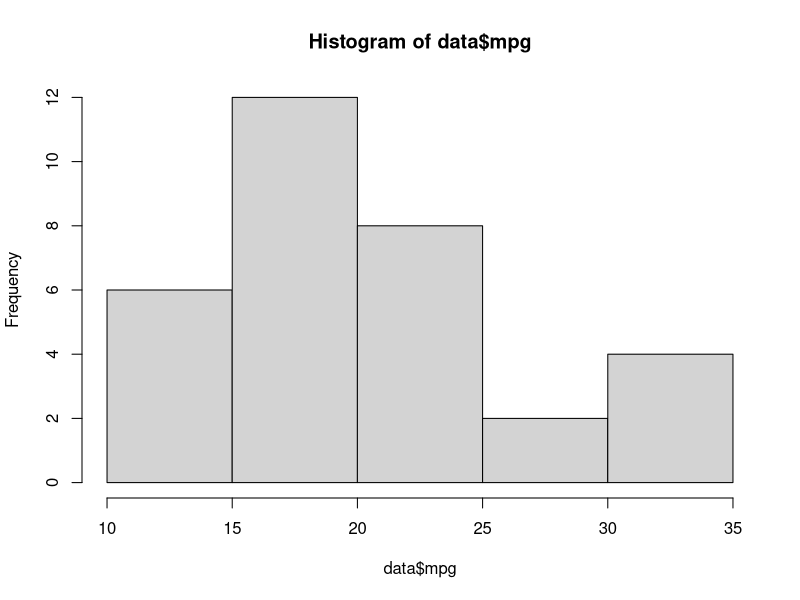
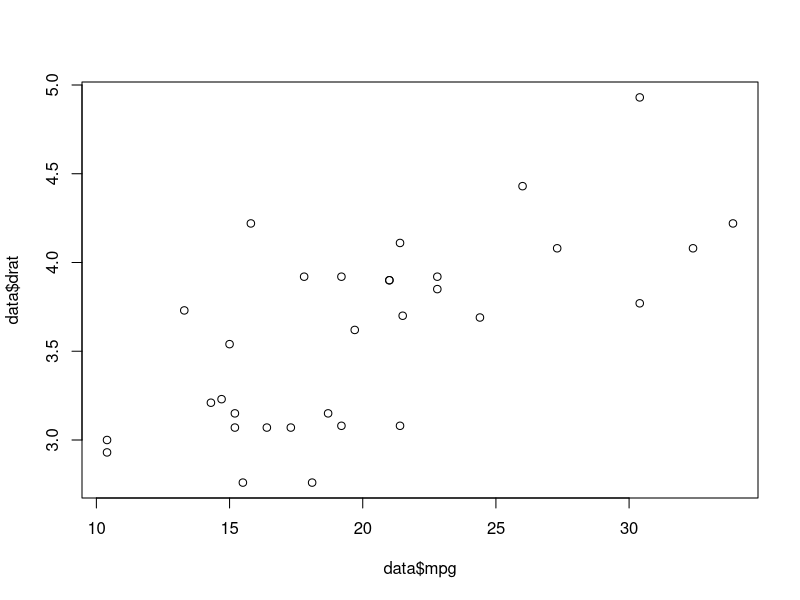

These figures' R source, in order: (Note: this script raises an error after producing the figures.)

#-----------------------------------------------------------------------------
#- Datacamp: Cleanig data in R
#-----------------------------------------------------------------------------

#-----------------------------------------------------------------------------
#- inspect data
#-----------------------------------------------------------------------------

data <- mtcars

head(data, n = 8)

tail(data, n =  2)

class(data$mpg)

library(dplyr)

data <- mutate_each(data, funs(as.numeric), mpg:disp)

print(data)

str(data)

dim(data)

colnames(data)

dplyr::glimpse(data)

summary(data)

hist(data$mpg)

plot(data$mpg, data$drat)


#-----------------------------------------------------------------------------
#- tidyr
#-----------------------------------------------------------------------------

library(tidyr)

data <- mtcars %>% select(cyl, drat)

data_wide <- cbind( data, tidyr::spread(data, cyl, drat) )

data_wide <- tidyr::spread(data, cyl, drat) # spread needs dataframe, key, value

data <- tidyr::gather(data_wide, cyl, drat, c(1:3), na.rm = TRUE) # gather needs dataframe, key, value, columns to be gathered

data <- mtcars

data <- tidyr::unite(data, col = mpg_qsec, mpg, qsec, sep = "-")

data <- tidyr::separate(data, col = mpg_qsec, into = c("mpg", "qsec"), sep = "-")


#-----------------------------------------------------------------------------
#- lubridate
#-----------------------------------------------------------------------------

library(lubridate)

ymd("2017-04-01")

ymd("2017 April 1st")

mdy("April 1, 2017")

hms("11:05:45")

ymd_hms("2017/04/01 11.05.45")


#-----------------------------------------------------------------------------
# stringr
#-----------------------------------------------------------------------------

library(stringr)

str_trim(c("   Filip ", "Nick  ", " Jonathan"))

str_pad(c("23485W", "8823453Q", "994Z"), width = 9, side = "left", pad = "0")

toupper(c("aa", "bb"))

tolower(c("AA", "BB"))

str_detect(as.character(mtcars$cyl), "6")

str_replace(as.character(mtcars$cyl), "6", "Six")


#-----------------------------------------------------------------------------
# missing data
#-----------------------------------------------------------------------------

data <- mtcars

data[6, 4] <- NA

is.na(data)
any(is.na(data))
sum(is.na(data))

summary(data)

data[ complete.cases(data) , ]
na.omit(data)


#-----------------------------------------------------------------------------
# outliers
#-----------------------------------------------------------------------------

boxplot(data$hp, horizontal = TRUE)

